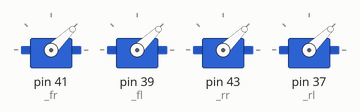
The sketch below on a simulated Arduino Mega 2560, built with avr-gcc and run on an emulated ATmega2560. Parts: 4 × servo.

Above: at 0.1 s.
At 4.1 s:
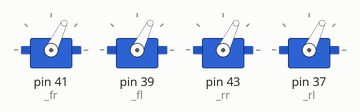
Timing chart, 0 to 5.6 s (numbered marks = the images above):
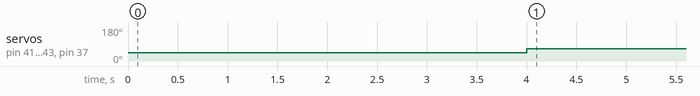

The sketch:

ImageProcessingDemo.ino
```cpp
#include <Servo.h>
#include <Wire.h>

Servo _fr;
Servo _fl;
Servo _rr;
Servo _rl;

int _baseSpeed = 1200;
int _frs, _fls, _rrs, _rls, px, py, pd;
int piVals;

void setup(){
  Serial.begin(38400);
  rotorInit();
}

void loop(){
 veryInterrupt();
}

void rotorInit(){
  _fr.attach(41);  //Attach the four rotors
  _fl.attach(39);
  _rr.attach(43);
  _rl.attach(37);
  signalRotors( 1000, 1000, 1000, 1000);
  delay(4000);
}

void veryInterrupt(){
 computeSignals();
 signalRotors( _frs, _fls, _rrs, _rls);
}

void computeSignals(){
  _frs = _baseSpeed - px + py - pd;
  _fls = _baseSpeed + px + py - pd;
  _rrs = _baseSpeed + px + py + pd;
  _rls = _baseSpeed - px + py + pd;
}

void signalRotors(int fr, int fl, int rr, int rl){
  _fr.writeMicroseconds(fr);
  _fl.writeMicroseconds(fl);
  _rr.writeMicroseconds(rr);
  _rl.writeMicroseconds(rl);
}

//TODO - map recieved values to rotor signal ranges, rework serialRead
void piCom(){
  if(Serial.available()){
    piVals = Serial.read();
  }
  //px = piVals[0];
  //py = piVals[1];
  //pd = piVals[2];
}
```

Measured:
- by itself, servo on pin 41 (_fr), servo on pin 39 (_fl), servo on pin 43 (_rr), servo on pin 37 (_rl): 44° → 64° at 4.0 s
